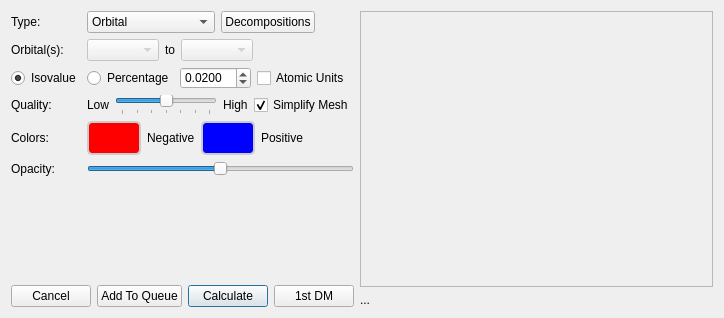
<?xml version="1.0" encoding="UTF-8"?>
<ui version="4.0">
 <class>OrbitalsConfigurator</class>
 <widget class="QDialog" name="OrbitalsConfigurator">
  <property name="geometry">
   <rect>
    <x>0</x>
    <y>0</y>
    <width>724</width>
    <height>318</height>
   </rect>
  </property>
  <property name="sizePolicy">
   <sizepolicy hsizetype="Expanding" vsizetype="Expanding">
    <horstretch>0</horstretch>
    <verstretch>0</verstretch>
   </sizepolicy>
  </property>
  <property name="windowTitle">
   <string>Add Surface</string>
  </property>
  <property name="styleSheet">
   <string notr="true">QToolButton {
   color: #333;
   background-color: #666;
   border-width: 2px;
   border-color: #CCC;
   border-style: solid;
   border-radius: 5;
   padding: 0px;
   min-width: 50px;
   max-width: 50px;
   min-height: 30px;
   max-height: 30px;
}

QToolButton:pressed {
   border-color: #222;
}
</string>
  </property>
  <layout class="QHBoxLayout" name="horizontalLayout_5" stretch="1,2">
   <item>
    <layout class="QGridLayout" name="gridLayout_2">
     <item row="7" column="0" colspan="2">
      <layout class="QHBoxLayout" name="horizontalLayout_8">
       <item>
        <widget class="QPushButton" name="cancelButton">
         <property name="text">
          <string>Cancel</string>
         </property>
         <property name="autoDefault">
          <bool>false</bool>
         </property>
        </widget>
       </item>
       <item>
        <widget class="QPushButton" name="addToQueueButton">
         <property name="text">
          <string>Add To Queue</string>
         </property>
         <property name="default">
          <bool>false</bool>
         </property>
        </widget>
       </item>
       <item>
        <widget class="QPushButton" name="calculateButton">
         <property name="text">
          <string>Calculate</string>
         </property>
         <property name="default">
          <bool>true</bool>
         </property>
        </widget>
       </item>
       <item>
        <widget class="QPushButton" name="densityMatrixButton">
         <property name="text">
          <string>1st DM</string>
         </property>
        </widget>
       </item>
       <item>
        <spacer name="horizontalSpacer_6">
         <property name="orientation">
          <enum>Qt::Horizontal</enum>
         </property>
         <property name="sizeHint" stdset="0">
          <size>
           <width>1</width>
           <height>20</height>
          </size>
         </property>
        </spacer>
       </item>
      </layout>
     </item>
     <item row="6" column="1">
      <spacer name="verticalSpacer">
       <property name="orientation">
        <enum>Qt::Vertical</enum>
       </property>
       <property name="sizeHint" stdset="0">
        <size>
         <width>20</width>
         <height>1</height>
        </size>
       </property>
      </spacer>
     </item>
     <item row="3" column="1">
      <layout class="QHBoxLayout" name="horizontalLayout_6">
       <item>
        <widget class="QLabel" name="label_5">
         <property name="text">
          <string>Low</string>
         </property>
        </widget>
       </item>
       <item>
        <widget class="QSlider" name="quality">
         <property name="sizePolicy">
          <sizepolicy hsizetype="Expanding" vsizetype="Maximum">
           <horstretch>0</horstretch>
           <verstretch>0</verstretch>
          </sizepolicy>
         </property>
         <property name="minimum">
          <number>1</number>
         </property>
         <property name="maximum">
          <number>7</number>
         </property>
         <property name="singleStep">
          <number>1</number>
         </property>
         <property name="pageStep">
          <number>1</number>
         </property>
         <property name="value">
          <number>4</number>
         </property>
         <property name="orientation">
          <enum>Qt::Horizontal</enum>
         </property>
         <property name="tickPosition">
          <enum>QSlider::TicksBelow</enum>
         </property>
         <property name="tickInterval">
          <number>1</number>
         </property>
        </widget>
       </item>
       <item>
        <widget class="QLabel" name="label_6">
         <property name="text">
          <string>High</string>
         </property>
        </widget>
       </item>
       <item>
        <widget class="QCheckBox" name="simplifyMeshCheckBox">
         <property name="text">
          <string>Simplify Mesh</string>
         </property>
         <property name="checked">
          <bool>true</bool>
         </property>
        </widget>
       </item>
      </layout>
     </item>
     <item row="3" column="0">
      <widget class="QLabel" name="label_4">
       <property name="text">
        <string>Quality:</string>
       </property>
      </widget>
     </item>
     <item row="4" column="0">
      <widget class="QLabel" name="label_12">
       <property name="text">
        <string>Colors: </string>
       </property>
      </widget>
     </item>
     <item row="1" column="1">
      <layout class="QHBoxLayout" name="horizontalLayout_2">
       <item>
        <widget class="QComboBox" name="orbitalRangeMin">
         <property name="enabled">
          <bool>false</bool>
         </property>
        </widget>
       </item>
       <item>
        <widget class="QLabel" name="label_10">
         <property name="text">
          <string>to</string>
         </property>
        </widget>
       </item>
       <item>
        <widget class="QComboBox" name="orbitalRangeMax">
         <property name="enabled">
          <bool>false</bool>
         </property>
        </widget>
       </item>
       <item>
        <spacer name="horizontalSpacer_2">
         <property name="orientation">
          <enum>Qt::Horizontal</enum>
         </property>
         <property name="sizeType">
          <enum>QSizePolicy::Expanding</enum>
         </property>
         <property name="sizeHint" stdset="0">
          <size>
           <width>1</width>
           <height>20</height>
          </size>
         </property>
        </spacer>
       </item>
      </layout>
     </item>
     <item row="5" column="1">
      <layout class="QHBoxLayout" name="horizontalLayout_7">
       <item>
        <widget class="QSlider" name="opacity">
         <property name="sizePolicy">
          <sizepolicy hsizetype="Expanding" vsizetype="Maximum">
           <horstretch>0</horstretch>
           <verstretch>0</verstretch>
          </sizepolicy>
         </property>
         <property name="minimumSize">
          <size>
           <width>78</width>
           <height>0</height>
          </size>
         </property>
         <property name="maximum">
          <number>100</number>
         </property>
         <property name="value">
          <number>50</number>
         </property>
         <property name="orientation">
          <enum>Qt::Horizontal</enum>
         </property>
        </widget>
       </item>
      </layout>
     </item>
     <item row="5" column="0">
      <widget class="QLabel" name="label">
       <property name="text">
        <string>Opacity:</string>
       </property>
      </widget>
     </item>
     <item row="0" column="0">
      <widget class="QLabel" name="label_7">
       <property name="sizePolicy">
        <sizepolicy hsizetype="Preferred" vsizetype="Preferred">
         <horstretch>0</horstretch>
         <verstretch>0</verstretch>
        </sizepolicy>
       </property>
       <property name="text">
        <string>Type:</string>
       </property>
      </widget>
     </item>
     <item row="0" column="1">
      <layout class="QHBoxLayout" name="horizontalLayout">
       <item>
        <widget class="QComboBox" name="surfaceType">
         <item>
          <property name="text">
           <string>Orbital</string>
          </property>
         </item>
         <item>
          <property name="text">
           <string>Density</string>
          </property>
         </item>
         <item>
          <property name="text">
           <string>Spin Density</string>
          </property>
         </item>
         <item>
          <property name="text">
           <string>Spin-Only Density</string>
          </property>
         </item>
        </widget>
       </item>
       <item>
        <widget class="QPushButton" name="mullikenDecompositionsButton">
         <property name="text">
          <string>Decompositions</string>
         </property>
        </widget>
       </item>
       <item>
        <spacer name="horizontalSpacer">
         <property name="orientation">
          <enum>Qt::Horizontal</enum>
         </property>
         <property name="sizeHint" stdset="0">
          <size>
           <width>1</width>
           <height>20</height>
          </size>
         </property>
        </spacer>
       </item>
      </layout>
     </item>
     <item row="4" column="1">
      <layout class="QHBoxLayout" name="horizontalLayout_4">
       <item>
        <widget class="QToolButton" name="negativeColorButton">
         <property name="styleSheet">
          <string notr="true">QToolButton {
   background-color: rgb(255, 0, 0);
}</string>
         </property>
         <property name="text">
          <string/>
         </property>
         <property name="iconSize">
          <size>
           <width>32</width>
           <height>16</height>
          </size>
         </property>
        </widget>
       </item>
       <item>
        <widget class="QLabel" name="negativeLabel">
         <property name="text">
          <string>Negative</string>
         </property>
        </widget>
       </item>
       <item>
        <widget class="QToolButton" name="positiveColorButton">
         <property name="styleSheet">
          <string notr="true">QToolButton {
   background-color: rgb(0, 0, 255);
}</string>
         </property>
         <property name="text">
          <string/>
         </property>
         <property name="iconSize">
          <size>
           <width>32</width>
           <height>16</height>
          </size>
         </property>
        </widget>
       </item>
       <item>
        <widget class="QLabel" name="label_9">
         <property name="text">
          <string>Positive</string>
         </property>
        </widget>
       </item>
       <item>
        <spacer name="horizontalSpacer_10">
         <property name="orientation">
          <enum>Qt::Horizontal</enum>
         </property>
         <property name="sizeType">
          <enum>QSizePolicy::Expanding</enum>
         </property>
         <property name="sizeHint" stdset="0">
          <size>
           <width>1</width>
           <height>20</height>
          </size>
         </property>
        </spacer>
       </item>
      </layout>
     </item>
     <item row="2" column="1">
      <layout class="QHBoxLayout" name="horizontalLayout_9">
       <item>
        <widget class="QRadioButton" name="percentageRadio">
         <property name="text">
          <string>Percentage</string>
         </property>
        </widget>
       </item>
       <item>
        <widget class="QDoubleSpinBox" name="isovalue">
         <property name="decimals">
          <number>4</number>
         </property>
         <property name="minimum">
          <double>0.000100000000000</double>
         </property>
         <property name="maximum">
          <double>99.999899999999997</double>
         </property>
         <property name="singleStep">
          <double>0.001000000000000</double>
         </property>
         <property name="value">
          <double>0.020000000000000</double>
         </property>
        </widget>
       </item>
       <item>
        <widget class="QCheckBox" name="atomicUnits">
         <property name="text">
          <string>Atomic Units</string>
         </property>
        </widget>
       </item>
       <item>
        <spacer name="horizontalSpacer_4">
         <property name="orientation">
          <enum>Qt::Horizontal</enum>
         </property>
         <property name="sizeHint" stdset="0">
          <size>
           <width>1</width>
           <height>20</height>
          </size>
         </property>
        </spacer>
       </item>
      </layout>
     </item>
     <item row="1" column="0">
      <widget class="QLabel" name="orbitalLabel">
       <property name="enabled">
        <bool>true</bool>
       </property>
       <property name="text">
        <string>Orbital(s):</string>
       </property>
      </widget>
     </item>
     <item row="2" column="0">
      <widget class="QRadioButton" name="isovalueRadio">
       <property name="text">
        <string>Isovalue</string>
       </property>
       <property name="checked">
        <bool>true</bool>
       </property>
      </widget>
     </item>
    </layout>
   </item>
   <item>
    <layout class="QVBoxLayout" name="verticalLayout">
     <item>
      <widget class="QFrame" name="energyFrame">
       <property name="sizePolicy">
        <sizepolicy hsizetype="Expanding" vsizetype="Preferred">
         <horstretch>0</horstretch>
         <verstretch>0</verstretch>
        </sizepolicy>
       </property>
       <property name="frameShape">
        <enum>QFrame::StyledPanel</enum>
       </property>
       <property name="frameShadow">
        <enum>QFrame::Raised</enum>
       </property>
      </widget>
     </item>
     <item>
      <widget class="QLabel" name="energyLabel">
       <property name="sizePolicy">
        <sizepolicy hsizetype="Preferred" vsizetype="Fixed">
         <horstretch>0</horstretch>
         <verstretch>0</verstretch>
        </sizepolicy>
       </property>
       <property name="minimumSize">
        <size>
         <width>0</width>
         <height>0</height>
        </size>
       </property>
       <property name="text">
        <string>...</string>
       </property>
      </widget>
     </item>
    </layout>
   </item>
  </layout>
 </widget>
 <resources>
  <include location="../../resources/IQmol.qrc"/>
 </resources>
 <connections/>
</ui>
